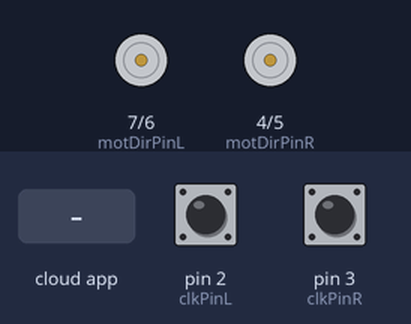
The sketch below on a simulated Arduino Uno, built with avr-gcc and run on an emulated ATmega328P. On the bench: direction and speed pins drawn as motors (green arrow = direction pin HIGH = forward, orange = LOW = backward, longer = more drive). The test bench sets the inputs (shaded band); at power-on: pin 2 (clkPinL) HIGH, pin 3 (clkPinR) HIGH. The ROS host is connected and sends only what is stated.

Above: at 1.2 s.
1.3 s: the phone or cloud app sets wheel_power_right to -100
2.8 s: the phone or cloud app sets wheel_power_left to -100
4.3 s: the phone or cloud app sets wheel_power_right to 0
5.8 s: the phone or cloud app sets wheel_power_left to 100
At 6.8 s:
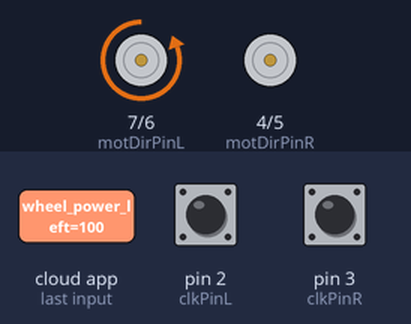
7.3 s: the phone or cloud app sets wheel_power_right to 100
At 7.9 s:
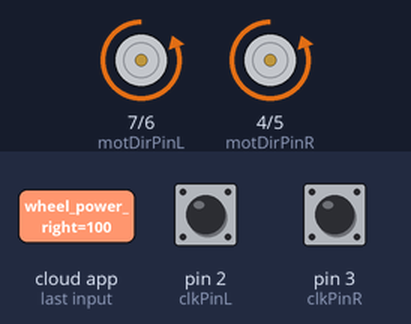
8.8 s: the phone or cloud app sets wheel_power_left to 0
At 10.2 s:
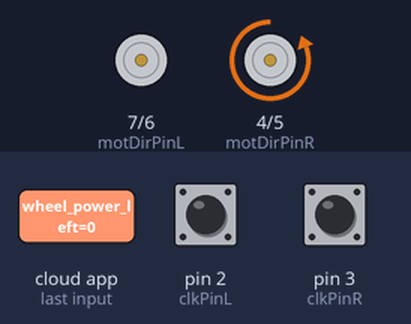
Timing chart, 0 to 11.3 s (numbered marks = the images above; inputs shaded):
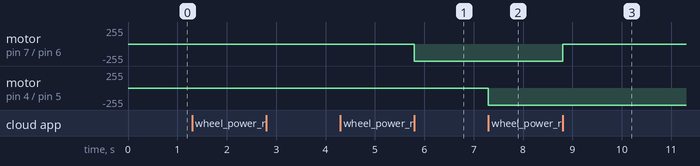

Measured:
- after the input at 5.8 s, motor on pin 7 (motDirPinL) / pin 6 (motPwmPinL): stopped → backward 255/255 at once
- after the input at 7.3 s, motor on pin 4 (motDirPinR) / pin 5 (motPwmPinR): stopped → backward 255/255 at once
- after the input at 8.8 s, motor on pin 7 (motDirPinL) / pin 6 (motPwmPinL): backward 255/255 → stopped at once

The sketch:

readEncoder_ros.ino
```cpp
#ifndef _READ_ENCODER_ROS_
#define _READ_ENCODER_ROS_

#include <ros.h>
#include "Arduino.h"
#include <std_msgs/Float32.h>
#include <TimerOne.h>

// left encoder variables
const int clkPinL = 2;
const int dirPinL = 8;
volatile int encoderCountL = 0;
volatile boolean changeFlagL = false;
volatile int countResetL = 0;

// right encoder variables
const int clkPinR = 3;
const int dirPinR = 9;
volatile int encoderCountR = 0;
volatile boolean changeFlagR = false;
volatile int countResetR = 0;

// other variables
const unsigned long sampleTime_us = 200000; // 200000us = 0.2s = 5Hz
const float sampleRate_hz = 1.0/(sampleTime_us/1e6);
const float pi = 3.1415;
const int ppr = 1920; // encoder pulses per revolution of motor

// motor variables
const int motPwmPinL = 6;
const int motDirPinL = 7;
const int motPwmPinR = 5;
const int motDirPinR = 4;

ros::NodeHandle nh;

std_msgs::Float32 left_wheel_vel;
ros::Publisher left_wheel_vel_pub("/left_wheel_velocity", &left_wheel_vel);

std_msgs::Float32 right_wheel_vel;
ros::Publisher right_wheel_vel_pub("/right_wheel_velocity", &right_wheel_vel);

void turnWheel( const std_msgs::Float32 &wheel_power,
                const int pwmPin,
                const int dirPin ) {
    float factor = max(min(wheel_power.data, 1.0f), -1.0f);
    if( factor >= 0 ) {
        digitalWrite(dirPin, LOW);
        analogWrite(pwmPin, (unsigned int)(255 * factor));
    } else {
        digitalWrite(dirPin, HIGH);
        analogWrite(pwmPin, (unsigned int)(255 * (1.0f + factor)));
    }
}

void rightWheelCb( const std_msgs::Float32 &wheel_power ) {
    turnWheel( wheel_power, motPwmPinR, motDirPinR );
}
void leftWheelCb( const std_msgs::Float32 &wheel_power ) {
    turnWheel( wheel_power, motPwmPinL, motDirPinL );
}

ros::Subscriber<std_msgs::Float32> sub_right("wheel_power_right",
                                            &rightWheelCb );
ros::Subscriber<std_msgs::Float32> sub_left("wheel_power_left",
                                           &leftWheelCb );

void timerIsr(void) {
  Timer1.detachInterrupt(); // stop the timer

  //Left motor speed [rad/sec] = (pulses/sample) * (rev/pulses) * (2pi rad/rev) * (samples/sec)
  left_wheel_vel.data = float(countResetL)*(1.0/ppr)*2.0*pi*sampleRate_hz;
  left_wheel_vel_pub.publish(&left_wheel_vel);

  //Right motor speed
  right_wheel_vel.data = float(countResetR)*(1.0/ppr)*2.0*pi*sampleRate_hz;
  right_wheel_vel_pub.publish(&right_wheel_vel);

  countResetL = 0;
  countResetR = 0;

  Timer1.attachInterrupt(timerIsr); // enable the timer
}

void encoderIntL() {
  if (digitalRead(dirPinL) == HIGH) {
    encoderCountL++;
    countResetL++;
  }
  else {
    encoderCountL--;
    countResetL--;
  }
  changeFlagL = true;
}

void encoderIntR() {
  if (digitalRead(dirPinR) == HIGH) {
    encoderCountR++;
    countResetR++;
  }
  else {
    encoderCountR--;
    countResetR--;
  }
  changeFlagR = true;
}

void setup() {
//  Serial.begin(9600);

  // encoders
  pinMode(clkPinL, INPUT);
  pinMode(dirPinL, INPUT);
  attachInterrupt(0, encoderIntL, RISING);

  pinMode(clkPinR, INPUT);
  pinMode(dirPinR, INPUT);
  attachInterrupt(1, encoderIntR, RISING);

  // motors
  pinMode(motPwmPinL, OUTPUT);
  pinMode(motDirPinL, OUTPUT);
  pinMode(motPwmPinR, OUTPUT);
  pinMode(motDirPinR, OUTPUT);

  Timer1.initialize(sampleTime_us); //initialize timer1 with period sampleTime_us
  Timer1.attachInterrupt(timerIsr); //attaches timerIsr function every period

  nh.initNode();
  nh.advertise(left_wheel_vel_pub);
  nh.advertise(right_wheel_vel_pub);
  nh.subscribe(sub_right);
  nh.subscribe(sub_left);

}

void loop() {
//  if (changeFlagL) {
//    changeFlagL = false;
//    Serial.print("Left encoder count = ");
//    Serial.println(encoderCountL);
//  }
//
//  if (changeFlagR) {
//    changeFlagR = false;
//    Serial.print("Right encoder count = ");
//    Serial.println(encoderCountR);
//  }
//
//  Serial.print("Left encoder velocity (m/s) = ");
//  Serial.println(left_wheel_vel.data);
//
//  Serial.print("Right encoder velocity (m/s) = ");
//  Serial.println(right_wheel_vel.data);
//
//  Serial.print("Sample rate (Hz) = ");
//  Serial.println(sampleRate_hz);
//
//  delay(50);

  nh.spinOnce();

  // Debug
//  const unsigned long sampleTime_us = 200000; // 200000us = 0.2s = 5Hz
//  const float sampleRate_hz = 1.0/sampleTime_us/1e6;
//  const float pi = 3.1415;
//  const int ppr = 1920; // encoder pulses per revolution of motor

//  Serial.print("sampleTime_us = ");
//  Serial.println(sampleTime_us);
//
//  Serial.print("Sample rate (Hz) = ");
//  Serial.println(sampleRate_hz);
//  delay(1000);

}

#endif
```
